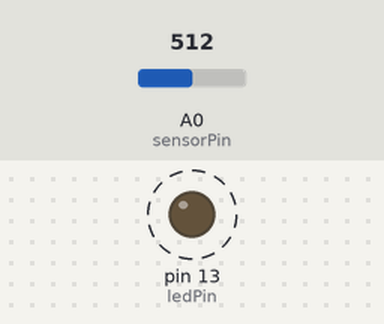
Simulated run of this sketch. Board: Arduino Uno, built with avr-gcc and run on an emulated ATmega328P. Parts: output pins drawn as LEDs (lit = HIGH). Dashed ring = blinking. The inputs (shaded band) are chosen by the test bench; at power-on: A0 (sensorPin) = 512.

Above: at 1.8 s.
1.9 s: A0 (sensorPin) set to 0
At 3.2 s:
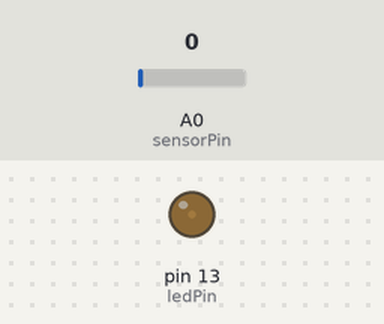
3.6 s: A0 (sensorPin) set to 122
At 3.9 s:
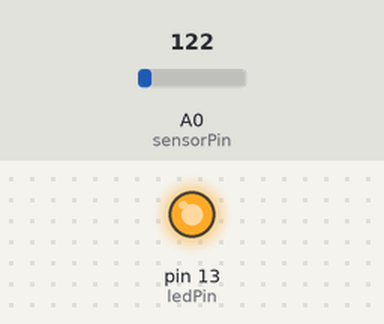
Timing chart, 0 to 13.1 s (numbered marks = the images above; inputs shaded):
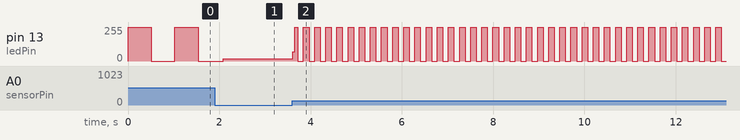

The sketch:

Analog_Input.ino
```cpp
/*
 * Author: Elecrow Keen
 * Date:4/21/2017
 * IDE V1.8.2
 * Email:keen@elecrow.com
 * Function:
 */
const int sensorPin = A0;    // select the input pin for the potentiometer
const int ledPin = 13;      // select the pin for the LED
int sensorValue = 0;  // variable to store the value coming from the sensor

void setup() {
  // declare the ledPin as an OUTPUT:
  pinMode(ledPin, OUTPUT);
}

void loop() {
  // read the value from the sensor:
  sensorValue = analogRead(sensorPin);
  // turn the ledPin on
  digitalWrite(ledPin, HIGH);
  // stop the program for <sensorValue> milliseconds:
  delay(sensorValue);
  // turn the ledPin off:
  digitalWrite(ledPin, LOW);
  // stop the program for for <sensorValue> milliseconds:
  delay(sensorValue);
}
```

Measured:
- after the input at 3.6 s, pin 13 (ledPin): 16/255 → 68/255 at once, then moves between 0/255 and 255/255, repeating every 0.24 s
- by itself, pin 13 (ledPin): alternates 255/255 for 0.51 s and 0/255 for 0.51 s
